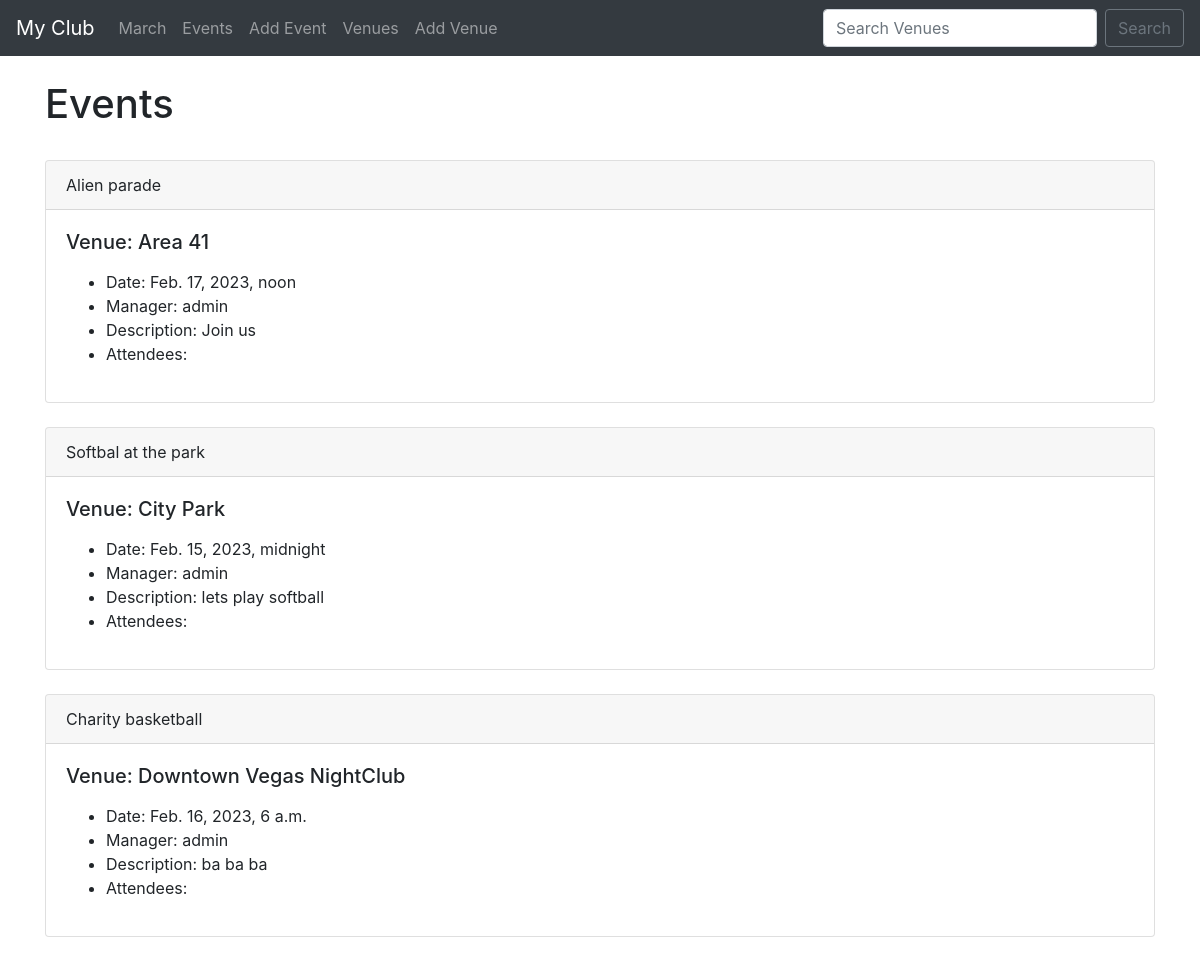
Before: /events with the older database file.
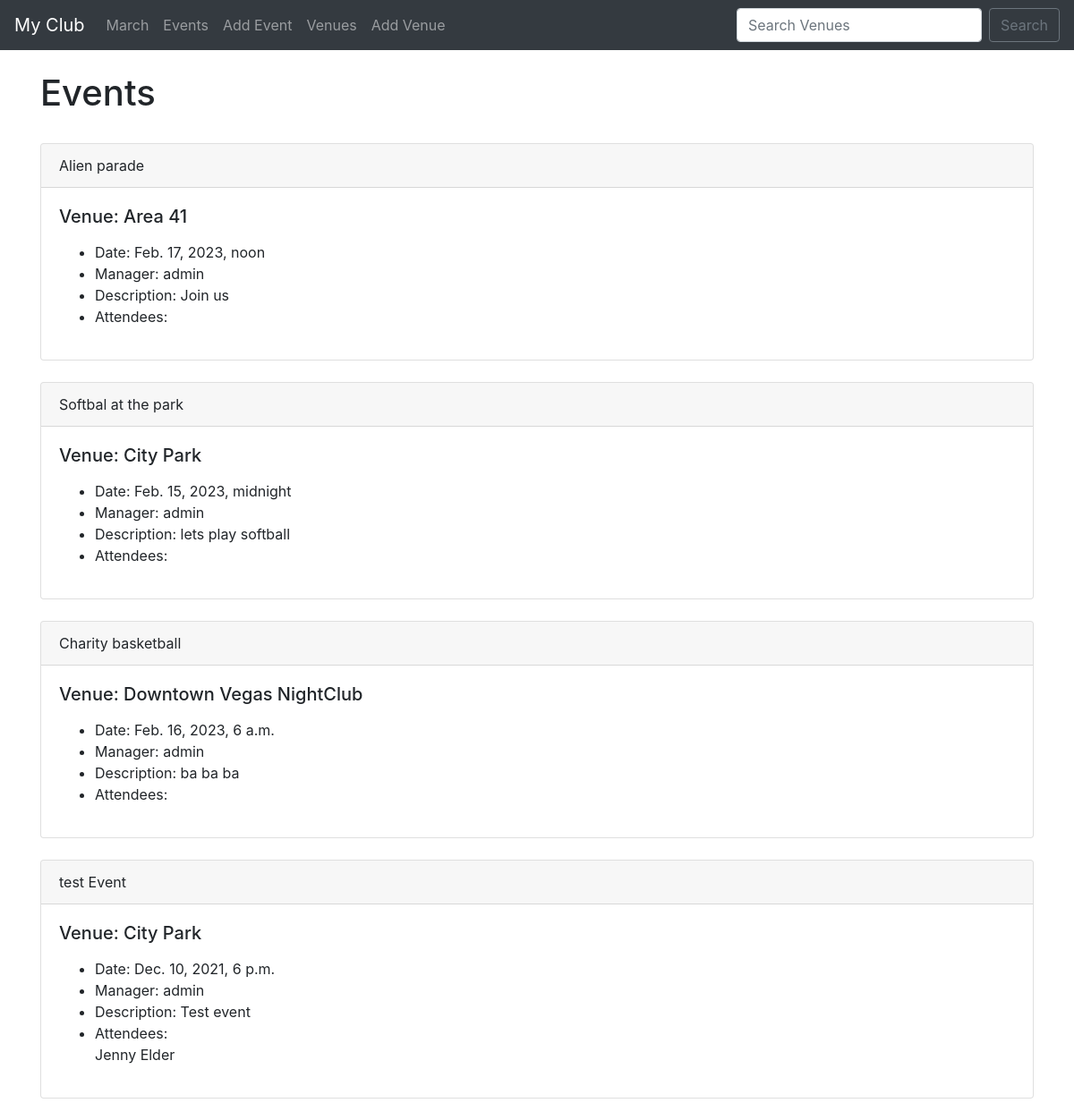
After: the same page with the newer database file.
### events/models.py (models this page shows)
class Event(models.Model):
    name = models.CharField('Event name', max_length=128)
    event_date = models.DateTimeField('Event date')
    venue = models.ForeignKey(Venue, blank=True, null=True, on_delete=models.CASCADE)
    manager = models.ForeignKey(User, blank=True, null=True, on_delete=models.SET_NULL)
    description = models.TextField(blank=True)
    attendees = models.ManyToManyField(MyClubUser, blank=True)
    def __str__(self):
        return self.name

class Venue(models.Model):
    name = models.CharField('Venue name', max_length=128)
    address = models.CharField(max_length=300)
    zip_code = models.CharField('Zip code', max_length=15)
    phone = models.CharField('Contact phone', max_length=15, blank=True)
    web = models.URLField('Website Address', blank=True)
    email_address = models.EmailField('Email Address',blank=True)
    def __str__(self):
        return self.name

class MyClubUser(models.Model):
    first_name = models.CharField(max_length=30)
    last_name = models.CharField(max_length=30)
    email = models.EmailField('User Email')
    def __str__(self):
        return self.first_name + ' ' + self.last_name

### events/views.py (the view)
# urls.py: path('events', views.all_events, name='list-events'),
def all_events(request):
    event_list = Event.objects.all()
    return render(request, 'events/events_list.html', {
        'event_list': event_list
    })

### events/templates/events/events_list.html
{% extends 'events/base.html' %}
{% block content %}
    <h1>Events</h1>
    <br>
    {% for event in event_list %}
    <div class="card">
        <div class="card-header">
            {{ event }}
        </div>
        <div class="card-body">
          <h5 class="card-title">Venue: {{ event.venue }}</h5>
          <p class="card-text">
            <ul>
                <li>Date: {{ event.event_date }}</li>
                <li>Manager: {{ event.manager }}</li>
                <li>Description: {{ event.description }}</li>
                <li>
                    Attendees: <br>
                    {% for user in event.attendees.all %}
                        {{ user }} <br>
                    {% endfor %}
                </li>
            </ul>
          </p>
        </div>
      </div>
        <br>
    {% endfor %}
{% endblock %}

### events/templates/events/base.html (shortened to what this page needs)
<!doctype html>
<html lang="en">
  <head>
    <link rel="stylesheet" href="https://cdn.jsdelivr.net/npm/bootstrap@4.3.1/dist/css/bootstrap.min.css">
  </head>
  <body>
    {% include 'events/navbar.html' %}
    <br>
    <div class="container">
      {% block content %}
      {% endblock %}
    </div>
  </body>
</html>

### events/templates/events/navbar.html (shortened to what this page needs)
<nav class="navbar navbar-expand-lg navbar-dark bg-dark">
    <a class="navbar-brand" href="{% url 'home' %}">My Club</a>
    <div class="collapse navbar-collapse" id="navbarSupportedContent">
      <ul class="navbar-nav mr-auto">
        <li class="nav-item">
          <a class="nav-link" href="{% url 'home' year='2023' month='March' %}">March</a>
        </li>
        <li class="nav-item">
          <a class="nav-link" href="{% url 'list-events' %}">Events</a>
        </li>
        <li class="nav-item">
          <a class="nav-link" href="{% url 'add-event' %}">Add Event</a>
        </li>
        <li class="nav-item">
          <a class="nav-link" href="{% url 'list-venues' %}">Venues</a>
        </li>
        <li class="nav-item">
          <a class="nav-link" href="{% url 'add-venue' %}">Add Venue</a>
        </li>
      </ul>
      <form class="form-inline my-2 my-lg-0" method="POST" action="{% url 'search-venues' %}">
        <input class="form-control mr-sm-2" type="search" placeholder="Search Venues" name="searched" aria-label="Search">
        <button class="btn btn-outline-secondary my-2 my-sm-0" type="submit">Search</button>
      </form>
    </div>
  </nav>

Changed rows visible on the page:
added Event: name "test Event", venue "City Park", event_date "Dec. 10, 2021, 6 p.m.", manager "admin", description "Test event"
now on this page (row unchanged): MyClubUser: first_name+last_name "Jenny Elder"
